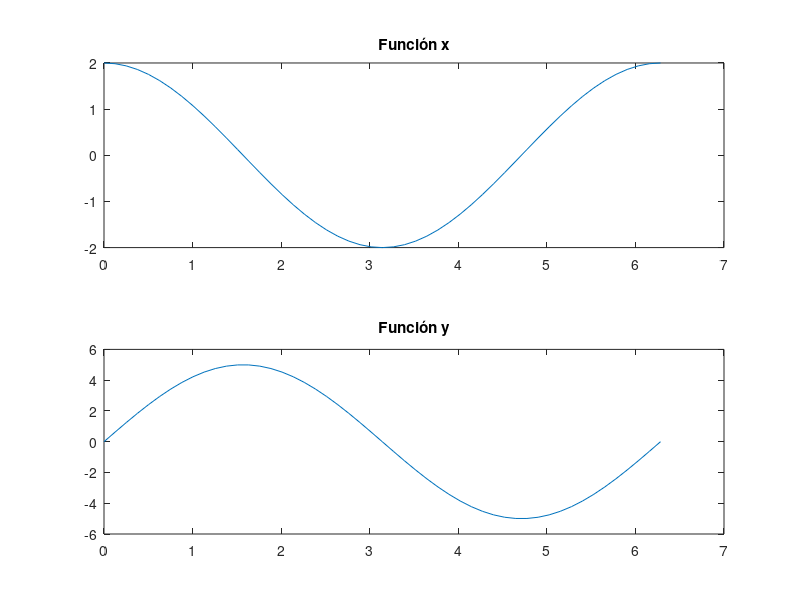
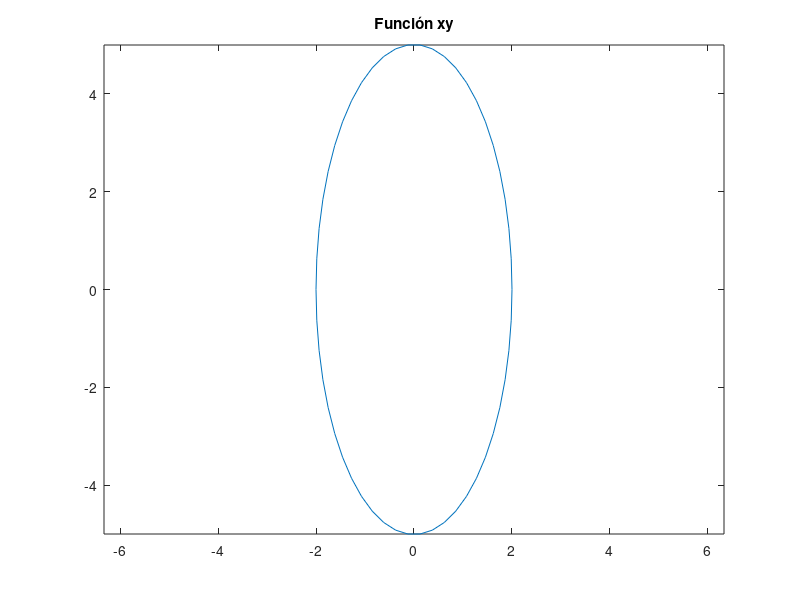
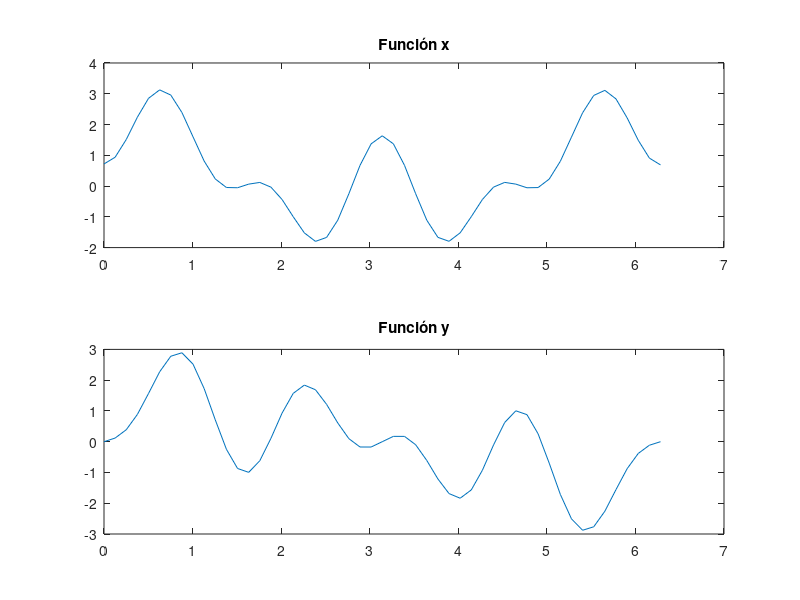
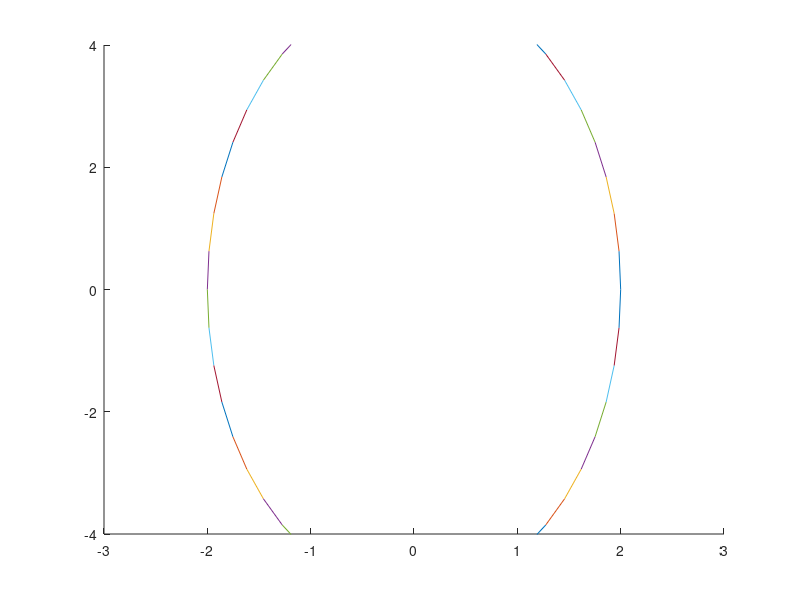

The MATLAB source for these figures, in order:
function Problema5
t=[0:2*pi/50:2*pi];
x=2*cos(t);
y=5*sin(t);

% Graficar x en la primera figura
figure(1)
subplot(2,1,1)
plot(t,x)
title('Función x')

% Graficar y en la segunda figura
subplot(2,1,2)
plot(t,y)
title('Función y')

figure (2)
plot(x,y)
title('Función xy')
axis equal;

x1 = cos (t) .* (e.^cos(t) -2*cos(4*t)- (sin(t/12)).^5);
y1 = sin (t) .* (e.^cos(t) -2*cos(4*t)- (sin(t/12)).^5);

figure (3)
subplot(2,1,1)
plot(t,x1)
title('Función x')

% Graficar y en la segunda figura
subplot(2,1,2)
plot(t,y1)
title('Función y')

figure, axis([-3 3 -4 4]), hold on
for i=1:length(t)-1
plot(x(i:i+1),y(i:i+1));
pause(1/10);
end
 hold off
endfunction
